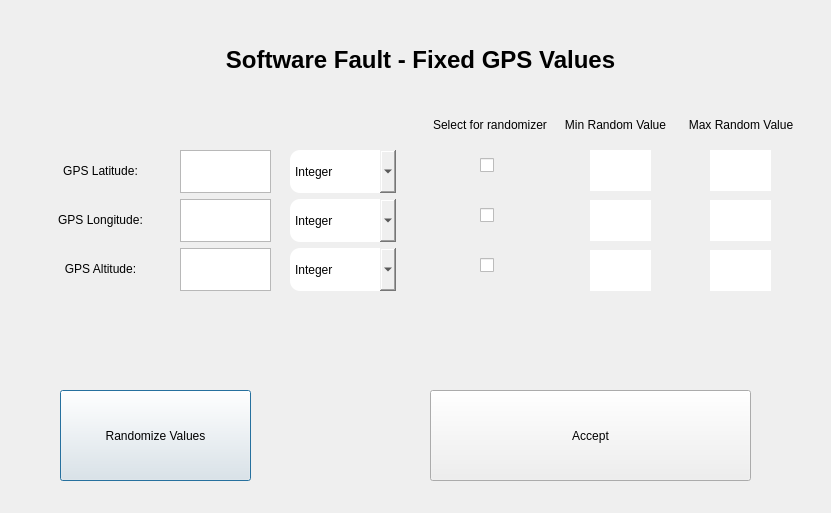
<?xml version="1.0" encoding="UTF-8"?>
<ui version="4.0">
 <class>SecondaryWindow</class>
 <widget class="QDialog" name="SecondaryWindow">
  <property name="windowModality">
   <enum>Qt::ApplicationModal</enum>
  </property>
  <property name="geometry">
   <rect>
    <x>0</x>
    <y>0</y>
    <width>831</width>
    <height>513</height>
   </rect>
  </property>
  <property name="windowTitle">
   <string>Dialog</string>
  </property>
  <widget class="QCheckBox" name="checkboxGPSAltInjection">
   <property name="geometry">
    <rect>
     <x>480</x>
     <y>250</y>
     <width>31</width>
     <height>31</height>
    </rect>
   </property>
   <property name="sizePolicy">
    <sizepolicy hsizetype="Preferred" vsizetype="Preferred">
     <horstretch>0</horstretch>
     <verstretch>0</verstretch>
    </sizepolicy>
   </property>
   <property name="styleSheet">
    <string notr="true">QCheckBox::Indicator {width: 30px; height: 30px; image: url(:/Logos/images/unchecked_checkbox.png);} 
QCheckBox::indicator::checked{width: 30px; height: 30px; image: url(:/Logos/images/checked_checkbox.png);}</string>
   </property>
   <property name="text">
    <string/>
   </property>
  </widget>
  <widget class="QTextEdit" name="textEditGPSAltInjection_2">
   <property name="geometry">
    <rect>
     <x>590</x>
     <y>250</y>
     <width>61</width>
     <height>41</height>
    </rect>
   </property>
   <property name="sizePolicy">
    <sizepolicy hsizetype="Preferred" vsizetype="Preferred">
     <horstretch>0</horstretch>
     <verstretch>0</verstretch>
    </sizepolicy>
   </property>
   <property name="styleSheet">
    <string notr="true">border-top-left-radius: 10px;
border-top-right-radius: 10px;
border-bottom-left-radius: 10px;
border-bottom-right-radius: 10px;</string>
   </property>
  </widget>
  <widget class="QWidget" name="layoutWidget">
   <property name="geometry">
    <rect>
     <x>290</x>
     <y>150</y>
     <width>106</width>
     <height>141</height>
    </rect>
   </property>
   <layout class="QVBoxLayout" name="verticalLayout_4">
    <item>
     <widget class="QComboBox" name="comboBoxGPS_Lat_2">
      <property name="sizePolicy">
       <sizepolicy hsizetype="Preferred" vsizetype="Preferred">
        <horstretch>0</horstretch>
        <verstretch>0</verstretch>
       </sizepolicy>
      </property>
      <property name="styleSheet">
       <string notr="true">border-top-left-radius: 10px;
border-top-right-radius: 10px;
border-bottom-left-radius: 10px;
border-bottom-right-radius: 10px;</string>
      </property>
      <item>
       <property name="text">
        <string>Integer</string>
       </property>
      </item>
      <item>
       <property name="text">
        <string>Decimal</string>
       </property>
      </item>
     </widget>
    </item>
    <item>
     <widget class="QComboBox" name="comboBoxGPS_Lon_2">
      <property name="sizePolicy">
       <sizepolicy hsizetype="Preferred" vsizetype="Preferred">
        <horstretch>0</horstretch>
        <verstretch>0</verstretch>
       </sizepolicy>
      </property>
      <property name="styleSheet">
       <string notr="true">border-top-left-radius: 10px;
border-top-right-radius: 10px;
border-bottom-left-radius: 10px;
border-bottom-right-radius: 10px;</string>
      </property>
      <item>
       <property name="text">
        <string>Integer</string>
       </property>
      </item>
      <item>
       <property name="text">
        <string>Decimal</string>
       </property>
      </item>
     </widget>
    </item>
    <item>
     <widget class="QComboBox" name="comboBoxGPS_Alt_2">
      <property name="sizePolicy">
       <sizepolicy hsizetype="Preferred" vsizetype="Preferred">
        <horstretch>0</horstretch>
        <verstretch>0</verstretch>
       </sizepolicy>
      </property>
      <property name="styleSheet">
       <string notr="true">border-top-left-radius: 10px;
border-top-right-radius: 10px;
border-bottom-left-radius: 10px;
border-bottom-right-radius: 10px;</string>
      </property>
      <item>
       <property name="text">
        <string>Integer</string>
       </property>
      </item>
      <item>
       <property name="text">
        <string>Decimal</string>
       </property>
      </item>
     </widget>
    </item>
   </layout>
  </widget>
  <widget class="QTextEdit" name="textEditGPSLonInjection_3">
   <property name="geometry">
    <rect>
     <x>710</x>
     <y>200</y>
     <width>61</width>
     <height>41</height>
    </rect>
   </property>
   <property name="sizePolicy">
    <sizepolicy hsizetype="Preferred" vsizetype="Preferred">
     <horstretch>0</horstretch>
     <verstretch>0</verstretch>
    </sizepolicy>
   </property>
   <property name="styleSheet">
    <string notr="true">border-top-left-radius: 10px;
border-top-right-radius: 10px;
border-bottom-left-radius: 10px;
border-bottom-right-radius: 10px;</string>
   </property>
  </widget>
  <widget class="QCheckBox" name="checkboxGPSLonInjection">
   <property name="geometry">
    <rect>
     <x>480</x>
     <y>200</y>
     <width>31</width>
     <height>31</height>
    </rect>
   </property>
   <property name="sizePolicy">
    <sizepolicy hsizetype="Preferred" vsizetype="Preferred">
     <horstretch>0</horstretch>
     <verstretch>0</verstretch>
    </sizepolicy>
   </property>
   <property name="styleSheet">
    <string notr="true">QCheckBox::Indicator {width: 30px; height: 30px; image: url(:/Logos/images/unchecked_checkbox.png);} 
QCheckBox::indicator::checked{width: 30px; height: 30px; image: url(:/Logos/images/checked_checkbox.png);}</string>
   </property>
   <property name="text">
    <string/>
   </property>
  </widget>
  <widget class="QLabel" name="label_2">
   <property name="geometry">
    <rect>
     <x>110</x>
     <y>30</y>
     <width>621</width>
     <height>61</height>
    </rect>
   </property>
   <property name="toolTip">
    <string>&lt;html&gt;&lt;head/&gt;&lt;body&gt;&lt;p align=&quot;center&quot;&gt;&lt;br/&gt;&lt;/p&gt;&lt;/body&gt;&lt;/html&gt;</string>
   </property>
   <property name="whatsThis">
    <string>&lt;html&gt;&lt;head/&gt;&lt;body&gt;&lt;p align=&quot;center&quot;&gt;&lt;br/&gt;&lt;/p&gt;&lt;/body&gt;&lt;/html&gt;</string>
   </property>
   <property name="styleSheet">
    <string notr="true">font-size: 24px;
font-weight: bold;</string>
   </property>
   <property name="text">
    <string>&lt;html&gt;&lt;head/&gt;&lt;body&gt;&lt;p&gt;&lt;span style=&quot; color:#000000;&quot;&gt;Software Fault - Fixed GPS Values&lt;/span&gt;&lt;/p&gt;&lt;/body&gt;&lt;/html&gt;</string>
   </property>
   <property name="alignment">
    <set>Qt::AlignCenter</set>
   </property>
  </widget>
  <widget class="QTextEdit" name="textEditGPSLatInjection_2">
   <property name="geometry">
    <rect>
     <x>590</x>
     <y>150</y>
     <width>61</width>
     <height>41</height>
    </rect>
   </property>
   <property name="sizePolicy">
    <sizepolicy hsizetype="Preferred" vsizetype="Preferred">
     <horstretch>0</horstretch>
     <verstretch>0</verstretch>
    </sizepolicy>
   </property>
   <property name="styleSheet">
    <string notr="true">border-top-left-radius: 10px;
border-top-right-radius: 10px;
border-bottom-left-radius: 10px;
border-bottom-right-radius: 10px;</string>
   </property>
  </widget>
  <widget class="QWidget" name="layoutWidget_2">
   <property name="geometry">
    <rect>
     <x>180</x>
     <y>150</y>
     <width>91</width>
     <height>141</height>
    </rect>
   </property>
   <layout class="QVBoxLayout" name="verticalLayout_5">
    <item>
     <widget class="QTextEdit" name="textEditGPSLatInjection_3">
      <property name="sizePolicy">
       <sizepolicy hsizetype="Preferred" vsizetype="Preferred">
        <horstretch>0</horstretch>
        <verstretch>0</verstretch>
       </sizepolicy>
      </property>
      <property name="styleSheet">
       <string notr="true"/>
      </property>
     </widget>
    </item>
    <item>
     <widget class="QTextEdit" name="textEditGPSLonInjection_2">
      <property name="sizePolicy">
       <sizepolicy hsizetype="Preferred" vsizetype="Preferred">
        <horstretch>0</horstretch>
        <verstretch>0</verstretch>
       </sizepolicy>
      </property>
      <property name="styleSheet">
       <string notr="true"/>
      </property>
     </widget>
    </item>
    <item>
     <widget class="QTextEdit" name="textEditGPSAltInjection_3">
      <property name="sizePolicy">
       <sizepolicy hsizetype="Preferred" vsizetype="Preferred">
        <horstretch>0</horstretch>
        <verstretch>0</verstretch>
       </sizepolicy>
      </property>
      <property name="styleSheet">
       <string notr="true"/>
      </property>
     </widget>
    </item>
   </layout>
  </widget>
  <widget class="QWidget" name="layoutWidget_3">
   <property name="geometry">
    <rect>
     <x>40</x>
     <y>150</y>
     <width>121</width>
     <height>141</height>
    </rect>
   </property>
   <layout class="QVBoxLayout" name="verticalLayout_6">
    <item>
     <widget class="QLabel" name="labelGPSLatInjection_2">
      <property name="styleSheet">
       <string notr="true"/>
      </property>
      <property name="text">
       <string>&lt;html&gt;&lt;head/&gt;&lt;body&gt;&lt;p&gt;&lt;span style=&quot; color:#000000;&quot;&gt;GPS Latitude:&lt;/span&gt;&lt;/p&gt;&lt;/body&gt;&lt;/html&gt;</string>
      </property>
      <property name="alignment">
       <set>Qt::AlignCenter</set>
      </property>
     </widget>
    </item>
    <item>
     <widget class="QLabel" name="labelGPSLonInjection_2">
      <property name="styleSheet">
       <string notr="true"/>
      </property>
      <property name="text">
       <string>&lt;html&gt;&lt;head/&gt;&lt;body&gt;&lt;p&gt;&lt;span style=&quot; color:#000000;&quot;&gt;GPS Longitude:&lt;/span&gt;&lt;/p&gt;&lt;/body&gt;&lt;/html&gt;</string>
      </property>
      <property name="alignment">
       <set>Qt::AlignCenter</set>
      </property>
     </widget>
    </item>
    <item>
     <widget class="QLabel" name="labelGPSAltInjection_2">
      <property name="styleSheet">
       <string notr="true"/>
      </property>
      <property name="text">
       <string>&lt;html&gt;&lt;head/&gt;&lt;body&gt;&lt;p&gt;&lt;span style=&quot; color:#000000;&quot;&gt;GPS Altitude:&lt;/span&gt;&lt;/p&gt;&lt;/body&gt;&lt;/html&gt;</string>
      </property>
      <property name="alignment">
       <set>Qt::AlignCenter</set>
      </property>
     </widget>
    </item>
   </layout>
  </widget>
  <widget class="QTextEdit" name="textEditGPSLonInjection_4">
   <property name="geometry">
    <rect>
     <x>590</x>
     <y>200</y>
     <width>61</width>
     <height>41</height>
    </rect>
   </property>
   <property name="sizePolicy">
    <sizepolicy hsizetype="Preferred" vsizetype="Preferred">
     <horstretch>0</horstretch>
     <verstretch>0</verstretch>
    </sizepolicy>
   </property>
   <property name="styleSheet">
    <string notr="true">border-top-left-radius: 10px;
border-top-right-radius: 10px;
border-bottom-left-radius: 10px;
border-bottom-right-radius: 10px;</string>
   </property>
  </widget>
  <widget class="QWidget" name="layoutWidget_4">
   <property name="geometry">
    <rect>
     <x>430</x>
     <y>110</y>
     <width>371</width>
     <height>31</height>
    </rect>
   </property>
   <layout class="QHBoxLayout" name="horizontalLayout_2">
    <item>
     <widget class="QLabel" name="label_6">
      <property name="styleSheet">
       <string notr="true">font-size: 12px;</string>
      </property>
      <property name="lineWidth">
       <number>0</number>
      </property>
      <property name="text">
       <string>&lt;html&gt;&lt;head/&gt;&lt;body&gt;&lt;p align=&quot;center&quot;&gt;&lt;span style=&quot; color:#000000;&quot;&gt;Select for randomizer&lt;/span&gt;&lt;/p&gt;&lt;/body&gt;&lt;/html&gt;</string>
      </property>
      <property name="alignment">
       <set>Qt::AlignCenter</set>
      </property>
      <property name="indent">
       <number>-1</number>
      </property>
     </widget>
    </item>
    <item>
     <widget class="QLabel" name="label_7">
      <property name="styleSheet">
       <string notr="true">font-size: 12px;</string>
      </property>
      <property name="text">
       <string>&lt;html&gt;&lt;head/&gt;&lt;body&gt;&lt;p&gt;&lt;span style=&quot; color:#000000;&quot;&gt;Min Random Value&lt;/span&gt;&lt;/p&gt;&lt;/body&gt;&lt;/html&gt;</string>
      </property>
      <property name="alignment">
       <set>Qt::AlignCenter</set>
      </property>
     </widget>
    </item>
    <item>
     <widget class="QLabel" name="label_8">
      <property name="styleSheet">
       <string notr="true">font-size: 12px;</string>
      </property>
      <property name="text">
       <string>&lt;html&gt;&lt;head/&gt;&lt;body&gt;&lt;p&gt;&lt;span style=&quot; color:#000000;&quot;&gt;Max Random Value&lt;/span&gt;&lt;/p&gt;&lt;/body&gt;&lt;/html&gt;</string>
      </property>
      <property name="alignment">
       <set>Qt::AlignCenter</set>
      </property>
     </widget>
    </item>
   </layout>
  </widget>
  <widget class="QTextEdit" name="textEditGPSAltInjection_4">
   <property name="geometry">
    <rect>
     <x>710</x>
     <y>250</y>
     <width>61</width>
     <height>41</height>
    </rect>
   </property>
   <property name="sizePolicy">
    <sizepolicy hsizetype="Preferred" vsizetype="Preferred">
     <horstretch>0</horstretch>
     <verstretch>0</verstretch>
    </sizepolicy>
   </property>
   <property name="styleSheet">
    <string notr="true">border-top-left-radius: 10px;
border-top-right-radius: 10px;
border-bottom-left-radius: 10px;
border-bottom-right-radius: 10px;</string>
   </property>
  </widget>
  <widget class="QPushButton" name="buttonRandomizeGPSInjection">
   <property name="geometry">
    <rect>
     <x>60</x>
     <y>390</y>
     <width>191</width>
     <height>91</height>
    </rect>
   </property>
   <property name="styleSheet">
    <string notr="true"/>
   </property>
   <property name="text">
    <string>Randomize Values</string>
   </property>
  </widget>
  <widget class="QCheckBox" name="checkboxGPSLatInjection">
   <property name="geometry">
    <rect>
     <x>480</x>
     <y>150</y>
     <width>31</width>
     <height>31</height>
    </rect>
   </property>
   <property name="sizePolicy">
    <sizepolicy hsizetype="Preferred" vsizetype="Preferred">
     <horstretch>0</horstretch>
     <verstretch>0</verstretch>
    </sizepolicy>
   </property>
   <property name="styleSheet">
    <string notr="true">QCheckBox::Indicator {width: 30px; height: 30px; image: url(:/Logos/images/unchecked_checkbox.png);} 
QCheckBox::indicator::checked{width: 30px; height: 30px; image: url(:/Logos/images/checked_checkbox.png);}</string>
   </property>
   <property name="text">
    <string/>
   </property>
  </widget>
  <widget class="QTextEdit" name="textEditGPSLatInjection_4">
   <property name="geometry">
    <rect>
     <x>710</x>
     <y>150</y>
     <width>61</width>
     <height>41</height>
    </rect>
   </property>
   <property name="sizePolicy">
    <sizepolicy hsizetype="Preferred" vsizetype="Preferred">
     <horstretch>0</horstretch>
     <verstretch>0</verstretch>
    </sizepolicy>
   </property>
   <property name="styleSheet">
    <string notr="true">border-top-left-radius: 10px;
border-top-right-radius: 10px;
border-bottom-left-radius: 10px;
border-bottom-right-radius: 10px;</string>
   </property>
  </widget>
  <widget class="QPushButton" name="buttonGPSInjectionContinue">
   <property name="enabled">
    <bool>true</bool>
   </property>
   <property name="geometry">
    <rect>
     <x>430</x>
     <y>390</y>
     <width>321</width>
     <height>91</height>
    </rect>
   </property>
   <property name="styleSheet">
    <string notr="true"/>
   </property>
   <property name="text">
    <string>Accept</string>
   </property>
  </widget>
 </widget>
 <resources/>
 <connections/>
</ui>
